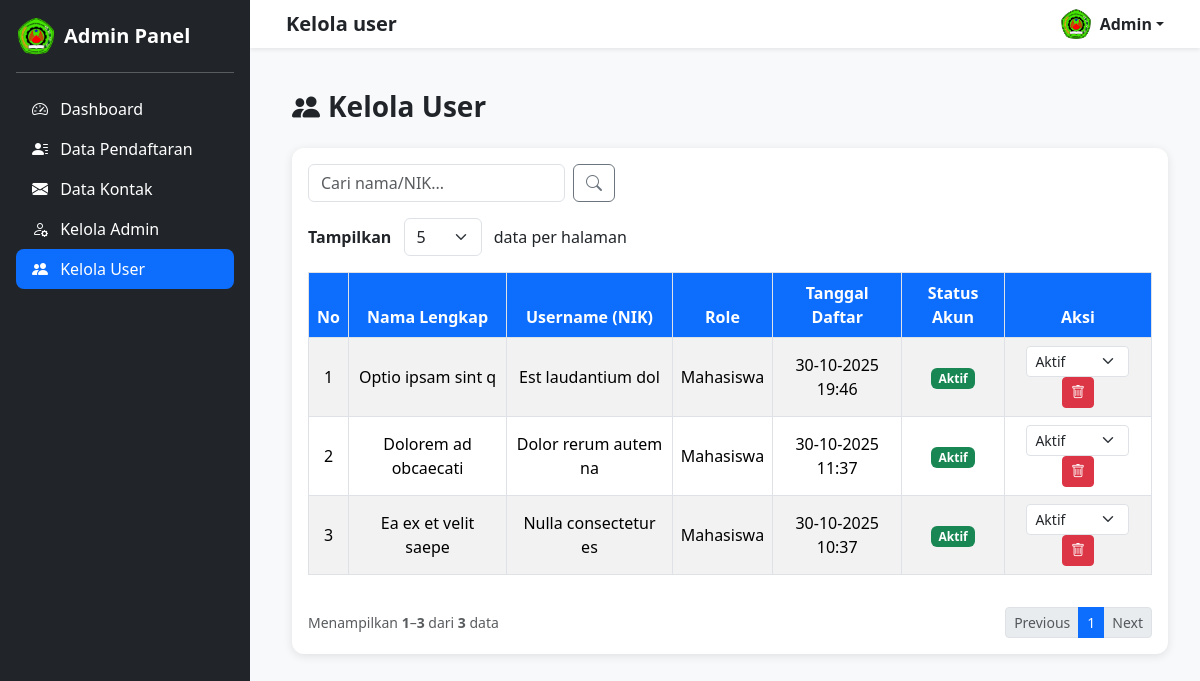
/admin/kelola_user.php (signed in), run on an earlier commit of the app's database.
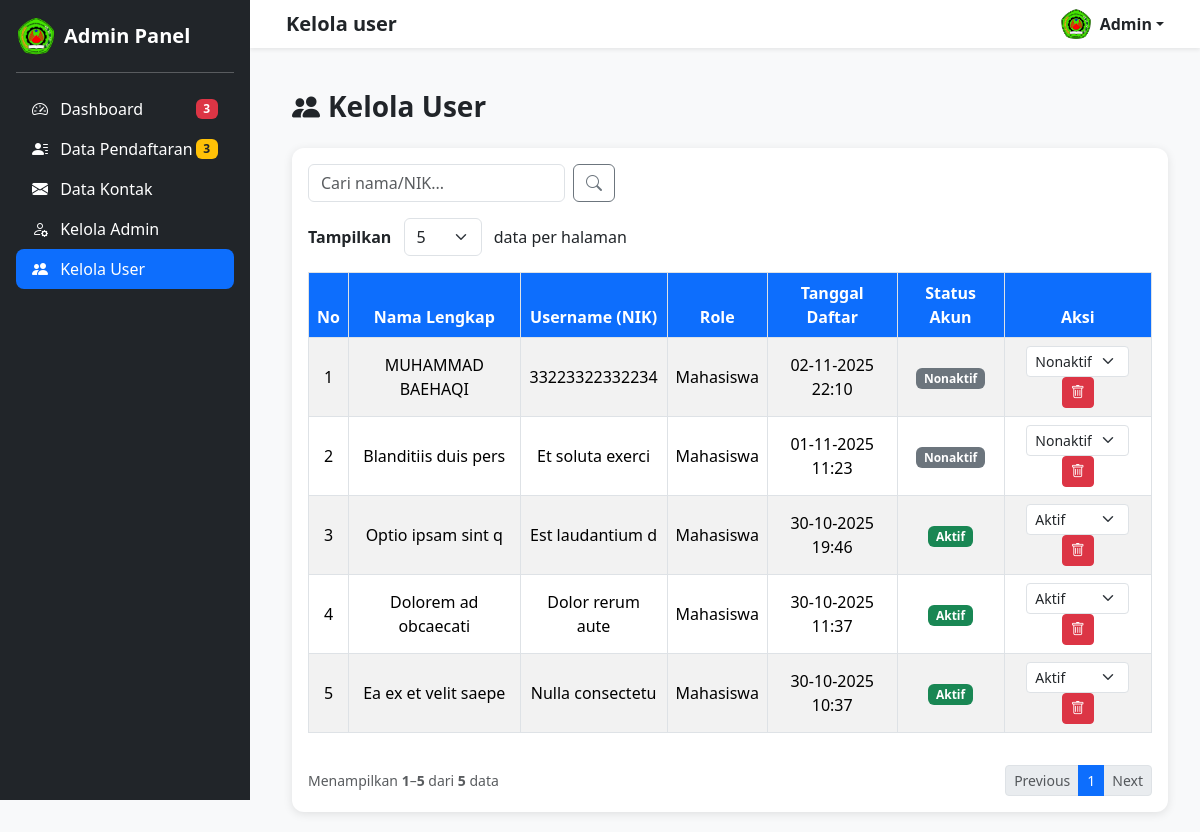
And on a later commit of the database.
### tables this page shows
CREATE TABLE `tb_user` (
  `id_user` int(11) NOT NULL,
  `nama_lengkap` varchar(100) DEFAULT NULL,
  `username` varchar(16) NOT NULL,
  `password` varchar(255) NOT NULL,
  `role` enum('mahasiswa','admin') DEFAULT 'mahasiswa',
  `status_akun` enum('aktif','nonaktif') DEFAULT 'nonaktif',
  `tanggal_daftar` datetime DEFAULT current_timestamp()
);

### admin/kelola_user.php (the view, shortened to what this page needs)
<?php
include '../includes/koneksi.php';
$show = isset($_GET['show']) ? (int) $_GET['show'] : 5;
$allowed_limits = [1, 5, 10, 15, 20, 25, 50, 100];
$page = isset($_GET['page']) ? (int) $_GET['page'] : 1;
$start = ($page - 1) * $show;
$cari = isset($_GET['cari']) ? mysqli_real_escape_string($conn, $_GET['cari']) : '';
if (!empty($cari)) {
    $where = "WHERE nama_lengkap LIKE '%$cari%' OR username LIKE '%$cari%'";
} else {
    $where = "";
}
$query = "SELECT * FROM tb_user $where ORDER BY id_user DESC LIMIT $start, $show";
$countQuery = "SELECT COUNT(*) AS total FROM tb_user $where";
$result = mysqli_query($conn, $query);
$totalData = mysqli_fetch_assoc(mysqli_query($conn, $countQuery))['total'];
$totalPages = ceil($totalData / $show);
?>
<!DOCTYPE html>
<html lang="id">
<head>
    <link href="https://cdn.jsdelivr.net/npm/bootstrap@5.3.2/dist/css/bootstrap.min.css" rel="stylesheet">
    <link href="https://cdn.jsdelivr.net/npm/bootstrap-icons@1.11.1/font/bootstrap-icons.css" rel="stylesheet">
</head>
<body>
    <?php include 'sidebar_admin.php'; ?>
    <div class="content">
        <div class="container-fluid">
            <h3 class="fw-bold mb-4"><i class="bi bi-people-fill me-2"></i>Kelola User</h3>
            <div class="card">
                <div class="card-body">
                    <div class="d-flex justify-content-between mb-3 flex-wrap gap-2">
                        <form class="d-flex" method="get">
                            <input type="text" name="cari" class="form-control" placeholder="Cari nama/NIK..."
                                value="<?= htmlspecialchars($cari) ?>">
                            <button class="btn btn-outline-secondary ms-2"><i class="bi bi-search"></i></button>
                        </form>
                    </div>
                    <div class="mb-3">
                        <form method="get" class="d-inline">
                            <label for="show" class="me-2 fw-semibold">Tampilkan</label>
                            <select name="show" id="show" class="form-select d-inline w-auto"
                                onchange="this.form.submit()">
                                <?php foreach ($allowed_limits as $limit): ?>
                                    <option value="<?= $limit ?>" <?= ($limit == $show) ? 'selected' : '' ?>>
                                        <?= $limit ?>
                                    </option>
                                <?php endforeach; ?>
                            </select>
                            <span class="ms-2">data per halaman</span>
                        </form>
                    </div>
                    <div class="table-responsive">
                        <table class="table table-bordered table-striped align-middle">
                            <thead>
                                <tr>
                                    <th>No</th>
                                    <th>Nama Lengkap</th>
                                    <th>Username (NIK)</th>
                                    <th>Role</th>
                                    <th>Tanggal Daftar</th>
                                    <th>Status Akun</th>
                                    <th>Aksi</th>
                                </tr>
                            </thead>
                            <tbody>
                                <?php
                                if (mysqli_num_rows($result) > 0) {
                                    $no = $start + 1;
                                    while ($row = mysqli_fetch_assoc($result)) {
                                        $badgeClass = ($row['status_akun'] == 'aktif') ? 'bg-success' : 'bg-secondary';
                                        echo "
                                        <tr>
                                            <td>{$no}</td>
                                            <td>" . htmlspecialchars($row['nama_lengkap']) . "</td>
                                            <td>" . htmlspecialchars($row['username']) . "</td>
                                            <td>" . ucfirst($row['role']) . "</td>
                                            <td>" . date('d-m-Y H:i', strtotime($row['tanggal_daftar'])) . "</td>
                                            <td><span class='badge {$badgeClass}'>" . ucfirst($row['status_akun']) . "</span></td>
                                            <td>
                                                <form action='../registrasi/update_status_user.php' method='POST' class='d-inline'>
                                                    <input type='hidden' name='id_user' value='{$row['id_user']}'>
                                                    <select name='status_akun' class='form-select form-select-sm d-inline w-auto'
                                                        onchange='this.form.submit()'>
                                                        <option value='aktif' " . (($row['status_akun'] == 'aktif') ? 'selected' : '') . ">Aktif</option>
                                                        <option value='nonaktif' " . (($row['status_akun'] == 'nonaktif') ? 'selected' : '') . ">Nonaktif</option>
                                                    </select>
                                                </form>
                                                <a href='hapus_user.php?id={$row['id_user']}' class='btn btn-sm btn-danger'
                                                    onclick='return confirm(\"Yakin ingin menghapus user ini?\")'><i class='bi bi-trash'></i></a>
                                            </td>
                                        </tr>";
                                        $no++;
                                    }
                                } else {
                                    echo "<tr><td colspan='7' class='text-center text-muted'>Belum ada user terdaftar.</td></tr>";
                                }
                                ?>
                            </tbody>
                        </table>
                    </div>
                    <?php
                    $start_data = ($page - 1) * $show + 1;
                    $end_data = min($start_data + $show - 1, $totalData);
                    ?>
                    <div class="d-flex justify-content-between align-items-center mt-3 flex-wrap">
                        <div class="text-muted small mb-2 mb-md-0">
                            Menampilkan <strong><?= $start_data ?></strong>–<strong><?= $end_data ?></strong> dari
                            <strong><?= $totalData ?></strong> data
                        </div>
                        <nav>
                            <ul class="pagination pagination-sm mb-0">
                                <li class="page-item <?= ($page <= 1) ? 'disabled' : '' ?>">
                                    <a class="page-link"
                                        href="?page=<?= $page - 1 ?>&show=<?= $show ?>&cari=<?= urlencode($cari) ?>">Previous</a>
                                </li>
                                <?php for ($i = 1; $i <= $totalPages; $i++): ?>
                                    <li class="page-item <?= ($page == $i) ? 'active' : '' ?>">
                                        <a class="page-link"
                                            href="?page=<?= $i ?>&show=<?= $show ?>&cari=<?= urlencode($cari) ?>"><?= $i ?></a>
                                    </li>
                                <?php endfor; ?>
                                <li class="page-item <?= ($page >= $totalPages) ? 'disabled' : '' ?>">
                                    <a class="page-link"
                                        href="?page=<?= $page + 1 ?>&show=<?= $show ?>&cari=<?= urlencode($cari) ?>">Next</a>
                                </li>
                            </ul>
                        </nav>
                    </div>
                </div>
            </div>
        </div>
    </div>
</body>
</html>

### admin/sidebar_admin.php (shortened to what this page needs)
<?php
include '../includes/koneksi.php';
$jumlah_pendaftaran_pending = mysqli_fetch_assoc(mysqli_query(
    $conn,
    "SELECT COUNT(*) AS total FROM tb_pendaftaran WHERE status_pendaftaran = 'Pending'"
))['total'];
$jumlah_pesan_baru = mysqli_fetch_assoc(mysqli_query(
    $conn,
    "SELECT COUNT(*) AS total FROM kontak WHERE status_baca = 'belum baca'"
))['total'];
$total_notif = $jumlah_pendaftaran_pending + $jumlah_pesan_baru;
?>
<nav class="navbar navbar-expand-lg navbar-light bg-white shadow-sm fixed-top px-4">
    <div class="container-fluid">
        <?php
        $current_page = basename($_SERVER['PHP_SELF'], ".php");
        $page_titles = [
            'dashboard_admin' => 'Dashboard Admin',
            'data_pendaftaran' => 'Data Pendaftaran',
            'kelola_galeri' => 'Kelola Galeri',
            'kelola_pengasuh' => 'Kelola Pengasuh',
            'kelola_tentang_kami' => 'Kelola Tentang Kami',
            'kelola_kontak' => 'Kelola Kontak',
        ];
        $page_title = $page_titles[$current_page] ?? ucfirst(str_replace('_', ' ', $current_page));
        ?>
        <h5 class="fw-bold mb-0"><?= htmlspecialchars($page_title) ?></h5>
        <div class="dropdown ms-auto">
            <a href="#" class="d-flex align-items-center text-dark text-decoration-none dropdown-toggle"
                id="dropdownUser" data-bs-toggle="dropdown" aria-expanded="false">
                <img src="../img/logo_mkm.png" alt="" width="32" height="32" class="rounded-circle me-2">
                <strong>Admin</strong>
            </a>
        </div>
    </div>
</nav>
<?php
$current_page = basename($_SERVER['PHP_SELF']);
?>
<div class="sidebar bg-dark text-white p-3" id="sidebar">
    <a href="dashboard_admin.php" class="d-flex align-items-center mb-3 text-white text-decoration-none">
        <img src="../img/logo_mkm.png" alt="Logo" width="40" class="me-2">
        <span class="fs-5 fw-bold">Admin Panel</span>
    </a>
    <hr>
    <ul class="nav nav-pills flex-column mb-auto" id="sidebarMenu">
        <li>
            <a href="dashboard_admin.php"
                class="nav-link text-white d-flex justify-content-between align-items-center <?php echo ($current_page == 'dashboard_admin.php') ? 'active' : ''; ?>">
                <span><i class="bi bi-speedometer2 me-2"></i> Dashboard</span>
                <?php if ($total_notif > 0): ?>
                    <span class="badge bg-danger"><?= $total_notif; ?></span>
                <?php endif; ?>
            </a>
        </li>
        <li>
            <a href="data_pendaftaran.php"
                class="nav-link text-white d-flex justify-content-between align-items-center <?php echo ($current_page == 'data_pendaftaran.php') ? 'active' : ''; ?>">
                <span><i class="bi bi-person-lines-fill me-2"></i> Data Pendaftaran</span>
                <?php if ($jumlah_pendaftaran_pending > 0): ?>
                    <span class="badge bg-warning text-dark"><?= $jumlah_pendaftaran_pending; ?></span>
                <?php endif; ?>
            </a>
        </li>
        <li>
            <a href="data_kontak.php"
                class="nav-link text-white d-flex justify-content-between align-items-center <?php echo ($current_page == 'data_kontak.php') ? 'active' : ''; ?>">
                <span><i class="bi bi-envelope-fill me-2"></i> Data Kontak</span>
            </a>
        </li>
        <li>
            <a href="kelola_admin.php"
                class="nav-link text-white <?php echo ($current_page == 'kelola_admin.php') ? 'active' : ''; ?>">
                <i class="bi bi-person-gear me-2"></i> Kelola Admin
            </a>
        </li>
        <li>
            <a href="kelola_user.php"
                class="nav-link text-white <?php echo ($current_page == 'kelola_user.php') ? 'active' : ''; ?>">
                <i class="bi bi-people-fill me-2"></i> Kelola User
            </a>
        </li>
    </ul>
</div>

### admin/kelola_user.php (style rules this page uses)
body { background-color: #f8f9fa; }
.content { margin-left: 260px; padding: 90px 20px 20px; }
.card { border: none; box-shadow: 0px 2px 10px rgba(0, 0, 0, 0.1); border-radius: 12px; }
.table th { background-color: #0d6efd; color: #fff; text-align: center; }
.table td { text-align: center; vertical-align: middle; }

### admin/sidebar_admin.php (style rules this page uses)
.sidebar { z-index: 1040; }
@media (min-width: 992px) { .navbar { margin-left: 250px; width: calc(100% - 250px); transition: all 0.3s ease; } }
.sidebar { width: 250px; min-height: 100vh; position: fixed; top: 0; left: 0; padding-top: 70px; transition: all 0.3s ease; z-index: 1040; }
.nav-link.active { background-color: #0d6efd !important; border-radius: 8px; }

What changed in the data, as far as the page shows it:
added tb_user: nama_lengkap "MUHAMMAD BAEHAQI", username "33223322332234", role "Mahasiswa", tanggal_daftar "02-11-2025 22:10", status_akun "Nonaktif"
added tb_user: nama_lengkap "Blanditiis duis pers", username "Et soluta exerci", role "Mahasiswa", tanggal_daftar "01-11-2025 11:23", status_akun "Nonaktif"
changed tb_user "Optio ipsam sint q": username "Est laudantium dol" → "Est laudantium d"
changed tb_user "Dolorem ad obcaecati": username "Dolor rerum autem na" → "Dolor rerum aute"
changed tb_user "Ea ex et velit saepe": username "Nulla consectetur es" → "Nulla consectetu"
Also different on the page:
$total_notif: (not shown) → "3"
$jumlah_pendaftaran_pending: (not shown) → "3"
$end_data: "3" → "5"
$totalData: "3" → "5"
